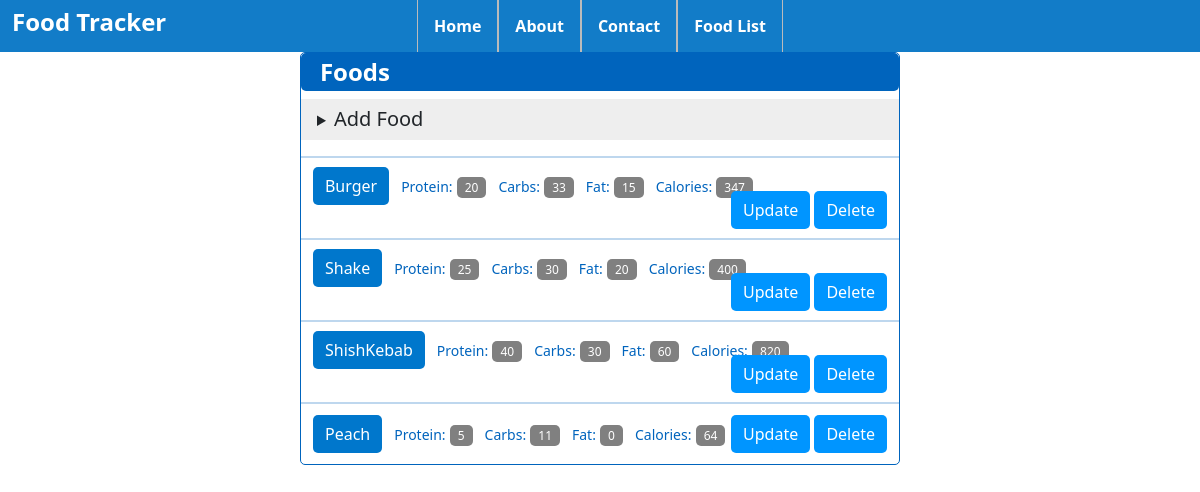
Page /add_food on the committed database.
### tables this page shows
CREATE TABLE food (
    id INTEGER PRIMARY KEY AUTOINCREMENT,
    name TEXT NOT NULL,
    protein INTEGER NOT NULL,
    carbohydrates INTEGER NOT NULL,
    fat INTEGER NOT NULL,
    calories INTEGER NOT NULL
);

### foodtracker/foods/route.py (the view, shortened to what this page needs)
@foods_bp.route('/add_food', methods=['GET', 'POST'])
def food():
    db = get_db()
    cur = db.execute('SELECT id, name, protein, carbohydrates, fat, calories FROM food')
    results = cur.fetchall()
    return render_template('food.html', results=results)

### foodtracker/db.py (called while the page is built)
def connect_db():
    sql = sqlite3.connect(os.path.join('food_log.db'))
    sql.row_factory = sqlite3.Row
    return sql

def get_db():
    if 'db' not in g:
        g.db = connect_db()
        g.db.row_factory = sqlite3.Row
    return g.db

### foodtracker/templates/food.html (shortened to what this page needs)
{% extends 'layout.html' %}
{% block content %}
<form class="form-f" action="" method="POST">
    <fieldset>
        <legend>Foods {% if request.args %}{% endif %}</legend>
        {% if not food_upd %}
            <details>
            <summary><h5>Add Food</h5></summary>
        {% endif %}
        {% if not food_upd %}
        </details>
        {% endif %}
        </fieldset>
    <div class="items">
        {% for food in results %}
            <hr class="listhr">
            <ul>
                <li><span class="item-name">{{food.name}}</li>
                <li><span class="item">Protein:</span> <span class="item-amount">{{food.protein}}</span> </li>
                <li><span class="item">Carbs:</span> <span class="item-amount">{{food.carbohydrates}}</span> </li>
                <li><span class="item">Fat:</span> <span class="item-amount">{{food.fat}}</span> </li>
                <li><span class="item">Calories:</span> <span class="item-amount">{{food.calories}}</span></li>
                <div class="anchor">
                    <a href="{{url_for('foods.update', id=food.id)}}">Update</a>
                    <a href="{{url_for('foods.delete', id=food.id)}}">Delete</a>
                </div>
            </ul>
        {% endfor %}
    </div>
</form>
{% endblock content %}

### foodtracker/static/css/main.css (style rules this page uses)
body { font-family: -apple-system, system-ui, "Segoe UI", "Liberation Sans", sans-serif; }
summary { cursor: pointer; display: inline; background: #eee; margin-bottom: 0; padding: .5rem 1rem; }
summary>* { display: inline; }
legend { text-indent: 3%; color: white; background-color: #0064bd; font-weight: 600; font-size: 20px; border: 1px solid transparent; border-radius: 5px; }
form.form-f { margin: 0 auto; width: 50%; border-width: 1px; border-style: solid; border-radius: 5px; border-color: #0064bd; margin-bottom: 5%; }
hr.listhr { border: 0.5px #0064bd; border-style: solid; background-color: #0064bd; }
.items { margin-bottom: 3%; }
.items ul { padding: 0; margin: 0; list-style: none; display: inline-block; width: 100%; vertical-align: middle; align-items: center; }
.items li { vertical-align: middle; float: left; margin-left: 2%; font-size: 16px; font-weight: 200; }
.item-name { padding: 8px 12px; color: white; background-color: #07c; border: #0064bd transparent; border-radius: 5px; }
.item { color: #0064bd; font-size: 14px; font-weight: 400; }
.item-amount { font-size: 12px; color: white; background-color: gray; padding: 2px 8px; border-radius: 5px; }
.anchor { float: right; padding-right: 2%; }
.anchor a { padding: 8px 12px; color: white; background-color: #0095ff; border: #0064bd transparent; border-radius: 5px; text-decoration: none; }

### rows in the picture
food: name "Burger", protein "20", carbohydrates "33", fat "15", calories "347"
food: name "Shake", protein "25", carbohydrates "30", fat "20", calories "400"
food: name "ShishKebab", protein "40", carbohydrates "30", fat "60", calories "820"
food: name "Peach", protein "5", carbohydrates "11", fat "0", calories "64"
